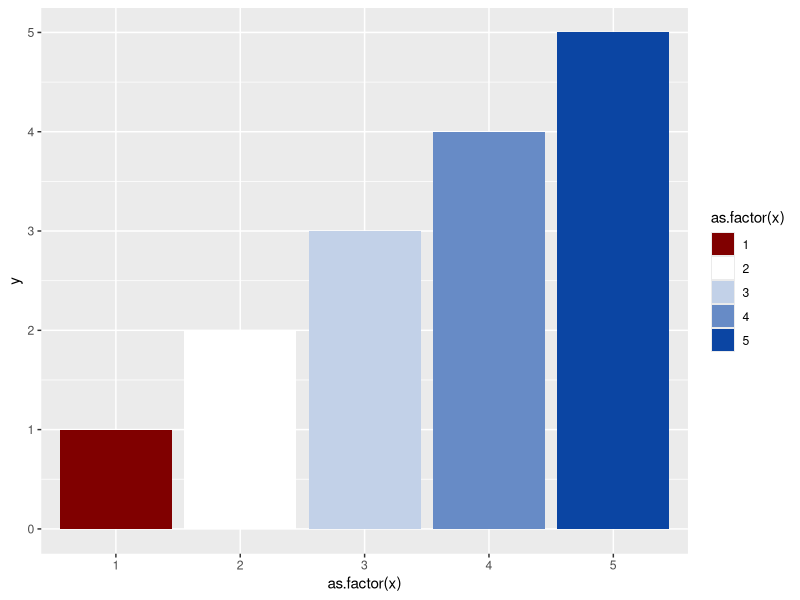
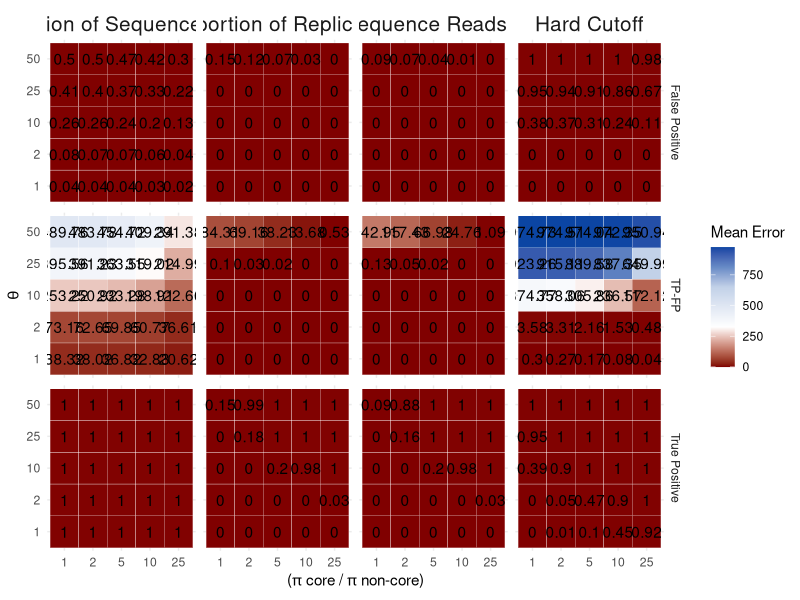
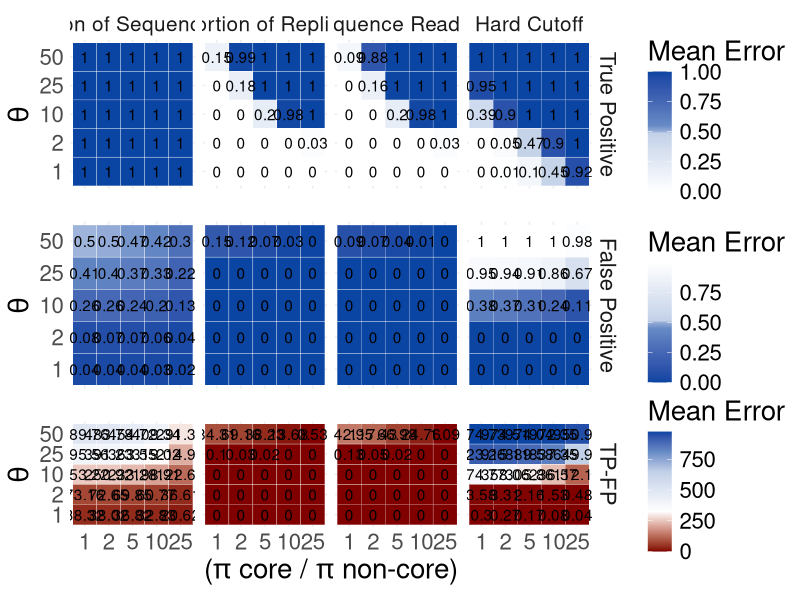

Write the R code that produced these figures, in order.
## ---- chunk 1
library(MCMCpack)
library(tidyverse)
library(ggplot2)
library(RColorBrewer)
library(gridExtra)
## ---- chunk 2
# set the structure of our simlulated taxa table (not proritions of taxa, just rows by columns and expected core)
ntaxa<-1000
ncore<-25
nsites<-50
nreads<-2e06
nsims<-250
## ---- chunk 3
corenoncoreratio<-c(1,2,5,10,25)
p.core<-corenoncoreratio/(ntaxa - ncore + corenoncoreratio*ncore)
p.noncore<-( 1-(p.core*ncore) )/ (ntaxa - ncore)

theta<-c(1, 2, 10, 25, 50) #intensity parameter
## ---- chunk 4
## do a set of simulations across input parameter values and number of replicates ------
## set up the storage of input and output for the 25 simulation conditions
## quantify TP (true positives) and FP (false positives)
sim.df<-data.frame(expand.grid(corenoncoreratio=corenoncoreratio, theta=theta), 
           p.core=rep(p.core, length(theta)), 
           p.noncore=rep(p.noncore, length(theta)),

           meanerrorHardCutTP= numeric(length(p.core) * length(theta)),
           meanerrorPropReadTP = numeric(length(p.core) * length(theta)),
           meanerrorPropRepsTP = numeric(length(p.core) * length(theta)),
           meanerrorPropReadRepsTP = numeric(length(p.core) * length(theta)),
          meanerrorHardCutFP= numeric(length(p.core) * length(theta)),
           meanerrorPropReadFP = numeric(length(p.core) * length(theta)),
           meanerrorPropRepsFP = numeric(length(p.core) * length(theta)),
           meanerrorPropReadRepsFP = numeric(length(p.core) * length(theta)),
          meanerrorHardCutFP_num= numeric(length(p.core) * length(theta)),
           meanerrorPropReadFP_num = numeric(length(p.core) * length(theta)),
           meanerrorPropRepsFP_num = numeric(length(p.core) * length(theta)),
           meanerrorPropReadRepsFP_num = numeric(length(p.core) * length(theta)),
            meanerrorHardCutTP_num= numeric(length(p.core) * length(theta)),
           meanerrorPropReadTP_num = numeric(length(p.core) * length(theta)),
           meanerrorPropRepsTP_num = numeric(length(p.core) * length(theta)),
           meanerrorPropReadRepsTP_num = numeric(length(p.core) * length(theta))
           )
           #error2.5 = numeric(length(p.core) * length(theta)),
           #error97.5 = numeric(length(p.core) * length(theta)))

#sim.df
## ---- chunk 5
for(trt in 1:(nrow(sim.df))){
    
    # create empty vectors to store output for each method for every simulation
    tmp.err.HardCutTP <-  numeric(nsims)
    tmp.err.PropReadTP <- numeric(nsims)
    tmp.err.PropRepsTP <- numeric(nsims)
    tmp.err.PropReadRepsTP <- numeric(nsims)
    tmp.err.HardCutFP <-  numeric(nsims)
    tmp.err.PropReadFP <- numeric(nsims)
    tmp.err.PropRepsFP <- numeric(nsims)
    tmp.err.PropReadRepsFP <- numeric(nsims)
    tmp.err.HardCutTP_num <-  numeric(nsims)
    tmp.err.PropReadTP_num <- numeric(nsims)
    tmp.err.PropRepsTP_num <- numeric(nsims)
    tmp.err.PropReadRepsTP_num <- numeric(nsims)
    tmp.err.HardCutFP_num <-  numeric(nsims)
    tmp.err.PropReadFP_num <- numeric(nsims)
    tmp.err.PropRepsFP_num <- numeric(nsims)
    tmp.err.PropReadRepsFP_num <- numeric(nsims)
  for(i in 1:nsims){
    # create a single OTU table for all four methods to be compared against
    replicateSim <- round(rdirichlet(nsites, c(rep(sim.df$p.core[trt] * sim.df$theta[trt], ncore), 
                                               rep(sim.df$p.noncore[trt] * sim.df$theta[trt], ntaxa-ncore))) * nreads)
    
    # find true and false positives
    # true positives are those that meet in the criterion in the first 1:ncore taxa.  The remaining taxa are not part of the core, so any taxa meeting the criterion in that set are false positives
    
    # hard cut off method
    # tmp.err.HardCut[i] <-  sum(colSums((replicateSim >= 25)) >= 5) - ncore
    tmp.err.HardCutTP[i] <-  sum((colSums((replicateSim >= 25)) >= 5)[1:ncore])
    tmp.err.HardCutFP[i] <-  sum((colSums((replicateSim >= 25)) >= 5)[(ncore+1):ntaxa])

    # Prop reads
    #tmp.err.PropRead[i] <- sum(cumsum(sort(colSums(replicateSim)/sum(rowSums(replicateSim))))>=0.25)  - ncore
    tmp.err.PropReadTP[i] <- sum((cumsum(sort(colSums(replicateSim)/sum(rowSums(replicateSim)), decreasing = T))<= 0.75)[1:ncore])
    tmp.err.PropReadFP[i] <- sum((cumsum(sort(colSums(replicateSim)/sum(rowSums(replicateSim)), decreasing = T))<= 0.75)[(ncore+1):ntaxa])  
   
     # Prop Reps
    #tmp.err.PropReps[i] <- sum(colSums(replicateSim)>10*nrow(replicateSim))  - ncore
    #Sites in rows, otus in Columns
    tmp.err.PropRepsTP[i] <- sum((colSums(replicateSim>0) >= (0.5 * nsites))[1:ncore])  
    tmp.err.PropRepsFP[i] <- sum((colSums(replicateSim>0) >= (0.5 * nsites))[(ncore+1):ntaxa])   
    
    # Proportion of reps and reads
    #tmp.err.PropReadReps[i] <- sum((colSums(replicateSim>0) >= (0.5 * nsites)) & (colSums(replicateSim) >= sum(replicateSim) * 1/1000) )  - ncore
    tmp.err.PropReadRepsTP[i] <- sum(((colSums(replicateSim>0) >= (0.5 * nsites)) & (colSums(replicateSim) >= sum(replicateSim) * 1/1000) )[1:ncore]) 
    tmp.err.PropReadRepsFP[i] <- sum(((colSums(replicateSim>0) >= (0.5 * nsites)) & (colSums(replicateSim) >= sum(replicateSim) * 1/1000) )[(ncore+1):ntaxa]) 
  }
  
  # fill the dataframe from the chunk above with these values for later plotting
  sim.df$meanerrorHardCutTP[trt] <- mean(tmp.err.HardCutTP) / ncore
  sim.df$meanerrorPropReadTP[trt] <- mean(tmp.err.PropReadTP) / ncore
  sim.df$meanerrorPropRepsTP[trt] <- mean(tmp.err.PropRepsTP) / ncore
  sim.df$meanerrorPropReadRepsTP[trt] <- mean(tmp.err.PropReadRepsTP) / ncore
  
  sim.df$meanerrorHardCutFP[trt] <- mean(tmp.err.HardCutFP) / (ntaxa - ncore)
  sim.df$meanerrorPropReadFP[trt] <- mean(tmp.err.PropReadFP) / (ntaxa - ncore)
  sim.df$meanerrorPropRepsFP[trt] <- mean(tmp.err.PropRepsFP) / (ntaxa - ncore)
  sim.df$meanerrorPropReadRepsFP[trt] <- mean(tmp.err.PropReadRepsFP) / (ntaxa - ncore)
  
  sim.df$meanerrorHardCutTP_num[trt] <- mean(tmp.err.HardCutTP) 
sim.df$meanerrorPropReadTP_num[trt] <- mean(tmp.err.PropReadTP) 
  sim.df$meanerrorPropRepsTP_num[trt] <- mean(tmp.err.PropRepsTP) 
  sim.df$meanerrorPropReadRepsTP_num[trt] <- mean(tmp.err.PropReadRepsTP) 
  
  sim.df$meanerrorHardCutFP_num[trt] <- mean(tmp.err.HardCutFP) 
  sim.df$meanerrorPropReadFP_num[trt] <- mean(tmp.err.PropReadFP) 
  sim.df$meanerrorPropRepsFP_num[trt] <- mean(tmp.err.PropRepsFP) 
  sim.df$meanerrorPropReadRepsFP_num[trt] <- mean(tmp.err.PropReadRepsFP)
}
## ---- chunk 6
myPalette <- c("#800000", "#ffffff", "#C2D1E8", "#678BC6", "#0b45a3")
myPalette2 <- c("#ffffff", "#C2D1E8", "#678BC6", "#0b45a3")
myPalette3 <- c("#ffffff", "#C2D1E8")

df <- data.frame(x = c(1,2,3,4,5), y = c(1,2,3,4,5))

ggplot(df, aes(x = as.factor(x), y = y)) +
  geom_bar(stat = "identity", aes(fill = as.factor(x))) +
  scale_fill_manual(values = myPalette)
## ---- chunk 7
library(tidyverse)

sim.df$meanerrorHardCutTF_FP_num <- sim.df$meanerrorHardCutTP_num - sim.df$meanerrorHardCutFP_num
sim.df$meanerrorPropReadTF_FP_num <- sim.df$meanerrorPropReadTP_num - sim.df$meanerrorPropReadFP_num
sim.df$meanerrorPropRepsTF_FP_num <- sim.df$meanerrorPropRepsTP_num - sim.df$meanerrorPropRepsFP_num
sim.df$meanerrorPropReadRepsTF_FP_num <- sim.df$meanerrorPropReadRepsTP_num - sim.df$meanerrorPropReadRepsFP_num

#(sim.df$meanerrorHardCutTP_num - sim.df$meanerrorHardCutFP_num)
#(sim.df$meanerrorPropReadTP_num - sim.df$meanerrorPropReadFP_num)
#(sim.df$meanerrorPropRepsTP_num - sim.df$meanerrorPropRepsFP_num)
#(sim.df$meanerrorPropReadRepsTP_num - sim.df$meanerrorPropReadRepsFP_num)

#sim.df$meanerrorHardCutFP <- sim.df$meanerrorHardCutFP
#sim.df$meanerrorPropReadFP <- sim.df$meanerrorPropReadFP
#sim.df$meanerrorPropRepsFP <-  sim.df$meanerrorPropRepsFP
#sim.df$meanerrorPropReadRepsFP <-  sim.df$meanerrorPropReadRepsFP


#sim.df$meanerrorHardCutTP <- sim.df$meanerrorHardCutTP 
#sim.df$meanerrorPropReadTP <- sim.df$meanerrorPropReadTP 
#sim.df$meanerrorPropRepsTP <- sim.df$meanerrorPropRepsTP 
#sim.df$meanerrorPropReadRepsTP <- sim.df$meanerrorPropReadRepsTP
## ---- chunk 8
sim.df_all <- sim.df %>%
  # new column a name, new column b name, what do we want the values of
  gather(method, mean, 5:16) %>%
  #gather(method, mean2, 21:24) %>%
  # clean up the first column names to not have their underscore suffixes
  separate(method, into = c('method', 'error'), sep = -2, convert = TRUE) 

sim.df_all$method <- as.factor(sim.df_all$method)
sim.df_all$error <- as.factor(sim.df_all$error)

sim.df_all <- sim.df_all %>%
  # I'm refactoring the levels to have pretty names but
  # if you run 
  # unique(sim.df_all$method)
  # there's 8 levels?? Shouldn't we only have 4??) ##yes, I relabeled the extra columns.
    mutate(method = factor(method, levels = c("meanerrorHardCut", "meanerrorHardCutFP_n",
                                            "meanerrorPropRead",  "meanerrorPropReadFP_n",
                                          "meanerrorPropReadReps","meanerrorPropRepsFP_n",
                                          "meanerrorPropReps", "meanerrorPropReadRepsFP_n"), labels = c("Hard Cutoff","Hard Cutoff", "Proportion of Sequence Reads", "Proportion of Sequence Reads","Proportion of Sequence Reads and Replicates","Proportion of Sequence Reads and Replicates", "Proportion of Replicates","Proportion of Replicates" )))

# I had the code so that we can split on the underscore, then create this error column for if the values are
# FP, TF, of TP but I don't think this works given the new names in the column?
sim.df_all <- sim.df_all %>%
    mutate(error = factor(error, levels = c("FP", "um", "TP"), labels = c("False Positive", "TP-FP", "True Positive")))

# By factoring the methods (ordered factor) we can plot them in the order we want rather than alphabetically
sim.df_all$method <- factor(sim.df_all$method, 
                            levels = c("Proportion of Sequence Reads", 
                                       "Proportion of Replicates", 
                                       "Proportion of Sequence Reads and Replicates", 
                                       "Hard Cutoff"))

ggplot(sim.df_all, aes(x = as.factor(corenoncoreratio), y = as.factor(theta))) +
  geom_tile(aes(fill = mean), colour = "white") +
  facet_grid(error~method) +
  theme(legend.text=element_text(size=2)) +
  theme_minimal() +
  scale_fill_gradientn(colours = myPalette, values = scales::rescale(c(-0.5, 0, .5, .75, 1))) +
  geom_text(aes(label = round(sim.df_all$mean, digits = 2))) +
   labs(x = expression(paste("(", pi, " core / ", pi, " non-core)")),
       y = expression(paste(theta)),
       fill = "Mean Error") +
  theme(strip.text.x = element_text(size = 15))
## ---- chunk 9
tp <- sim.df_all %>%
  filter(sim.df_all$error == "True Positive")

tp_plot <- ggplot(tp, aes(x = as.factor(corenoncoreratio), y = as.factor(theta))) +
  geom_tile(aes(fill = mean), colour = "white") +
  facet_grid(error~method) +
  theme(legend.text=element_text(size=2)) +
  theme_minimal() +
  scale_fill_gradientn(colours = myPalette2, values = scales::rescale(c(-1000, -500, -25,0, 100, 500, 1000))) +
  geom_text(aes(label = round(tp$mean, digits = 2))) +
   labs(x = expression(paste("(", pi, " core / ", pi, " non-core)")),
       y = expression(paste(theta)),
       fill = "Mean Error") +
  theme(strip.text.x = element_text(size = 15)) +
    theme(axis.title.x=element_blank(),
        axis.text.x=element_blank(),
        axis.ticks.x=element_blank()) +
    theme(text = element_text(size = 20))
## ---- chunk 10
fp <- sim.df_all %>%
  filter(sim.df_all$error == "False Positive")

fp_plot <- ggplot(fp, aes(x = as.factor(corenoncoreratio), y = as.factor(theta))) +
  geom_tile(aes(fill = mean), colour = "white") +
  facet_grid(error~method) +
  theme(legend.text=element_text(size=2)) +
  theme_minimal() +
    scale_fill_gradientn(colours = myPalette2, values = scales::rescale(c(1000, 500, 25,0, -100, -500, -1000))) +
  geom_text(aes(label = round(fp$mean, digits = 2))) +
   labs(x = expression(paste("(", pi, " core / ", pi, " non-core)")),
       y = expression(paste(theta)),
       fill = "Mean Error") +
  theme(strip.text.x = element_text(size = 0)) +
    theme(axis.title.x=element_blank(),
        axis.text.x=element_blank(),
        axis.ticks.x=element_blank()) +
    theme(text = element_text(size = 20))
## ---- chunk 11
tf <- sim.df_all %>%
  filter(sim.df_all$error == "TP-FP")

tf_plot <- ggplot(tf, aes(x = as.factor(corenoncoreratio), y = as.factor(theta))) +
  geom_tile(aes(fill = mean), colour = "white") +
  facet_grid(error~method) +
  theme(legend.text=element_text(size=2)) +
  theme_minimal() +
  scale_fill_gradientn(colours = myPalette, values = scales::rescale(c(-0.5, 0, .5, .75, 1))) +
  geom_text(aes(label = round(tf$mean, digits = 2))) +
   labs(x = expression(paste("(", pi, " core / ", pi, " non-core)")),
       y = expression(paste(theta)),
       fill = "Mean Error") +
  theme(strip.text.x = element_text(size = 0)) +
  theme(text = element_text(size = 20))
## ---- chunk 12

gridExtra::grid.arrange(tp_plot, fp_plot, tf_plot, nrow = 3)

g <- gridExtra::arrangeGrob(tp_plot, fp_plot, tf_plot, nrow=3) #generates g
ggsave(file="Fig2.pdf", g, width = 25, height = 15) #saves g
